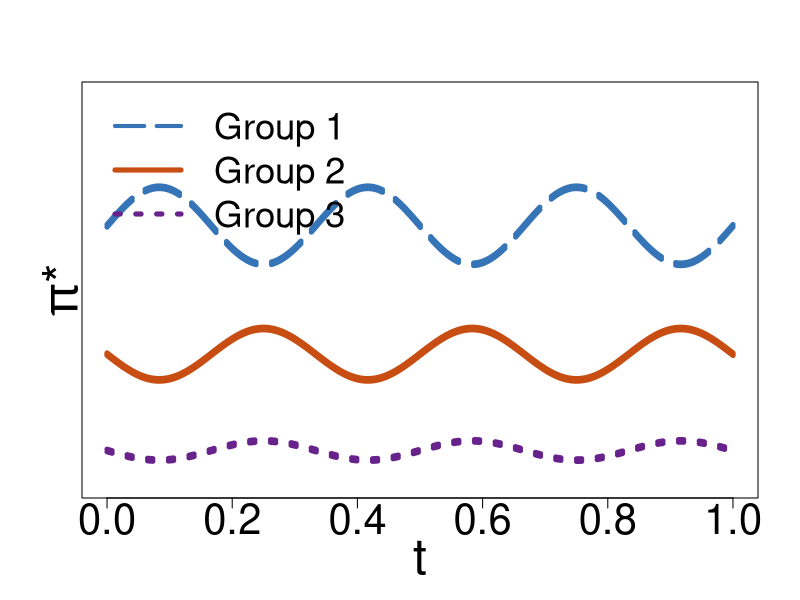
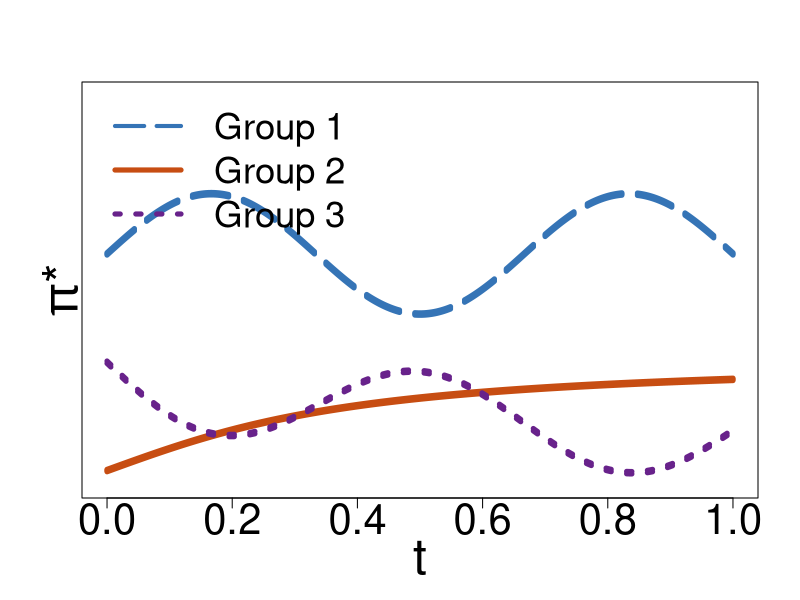

Source code (R) for these figures, in order:
###############################
# User-adjustable parameters  #
###############################
# Text / scaling (mirrors simulation--structure/simuPlot.R)
BASE_CEX    <- 1.5   # overall scaling via par(cex=...)
AXIS_CEX    <- 2.5   # axis tick label size
LAB_CEX     <- 3     # axis label size
LEGEND_CEX  <- 2.2   # legend text size
TITLE_CEX   <- 3.0   # (reserved)
YLABEL_LINE <- 0     # line offset for y-axis label
FONT_FAMILY <- "Times"  # set to desired font family (e.g., 'Times', 'Helvetica', 'Arial'); NULL for default

# Line widths
LWD_GROUP1       <- 4   # first group (unique style)
LWD_GROUP_OTHERS <- 5   # other groups / bands
LWD_LEGEND       <- 3   # legend key width

# Output device size
PDF_WIDTH  <- 8
PDF_HEIGHT <- 7.5

# Colors
COL_GROUP1 <- '#3574b6'
COL_GROUP2 <- '#c74d12'
COL_GROUP3 <- 'darkorchid4'

# Sequence resolution (can change for smoother lines)
SEQ_BY <- 0.001   # previously 0.008; set smaller for smoother curves

# Whether to save to PDF (set FALSE if you just want interactive plots)
SAVE_PDF <- TRUE

###############################
# Setup                       #
###############################
op <- par(cex = BASE_CEX, family = FONT_FAMILY)
if (!dir.exists('plt')) dir.create('plt', recursive = TRUE)
setlwd <- LWD_GROUP_OTHERS  # keep legacy variable name used below

###############################
# Plot 1 (simu1)              #
###############################
if (SAVE_PDF) pdf('plt/simu1.pdf', width = PDF_WIDTH, height = PDF_HEIGHT, family = FONT_FAMILY)

xx  <- seq(0, 1, SEQ_BY)
yy1 <- 0.2 + 0.03*sin(6*pi*xx)
yy1p <- yy1 + 0.001
yy1n <- yy1 - 0.001
yy2 <- 0.1 - 0.02*sin(6*pi*xx)
yy2p <- yy2 + 0.001
yy2n <- yy2 - 0.001
yy3  <- (rep(1,length(xx)) - 3*yy1 - 3*yy2)/4
yy3p <- yy3 + 0.001
yy3n <- yy3 - 0.001

plot(1,1,xlim=c(0,1),ylim=c(0,0.3),type='n',
     las=1,xlab='t',ylab='', cex.axis=AXIS_CEX, cex.lab=LAB_CEX, yaxt='n')
# Following mirrors the original style: use the +/- bands instead of central line
lines(xx, yy1p, lty=5, col=COL_GROUP1, lwd=setlwd)
lines(xx, yy1n, lty=5, col=COL_GROUP1, lwd=setlwd)
lines(xx, yy2,  lty=1, col=COL_GROUP2, lwd=setlwd)
lines(xx, yy2p, lty=1, col=COL_GROUP2, lwd=setlwd)
lines(xx, yy2n, lty=1, col=COL_GROUP2, lwd=setlwd)
lines(xx, yy3p, lty=3, col=COL_GROUP3, lwd=setlwd)
lines(xx, yy3n, lty=3, col=COL_GROUP3, lwd=setlwd)
title(ylab=expression(paste(pi,"*")), line=YLABEL_LINE, cex.lab=LAB_CEX)

legend(x='topleft',
       legend=c('Group 1','Group 2','Group 3'),
       lty=c(5,1,3),
       lwd=c(LWD_GROUP1, LWD_GROUP_OTHERS, LWD_GROUP_OTHERS),
       col=c(COL_GROUP1, COL_GROUP2, COL_GROUP3),
       bty='n',
       cex=LEGEND_CEX)
if (SAVE_PDF) dev.off()

###############################
# Plot 2 (simu2)              #
###############################
if (SAVE_PDF) pdf('plt/simu2.pdf', width = PDF_WIDTH, height = PDF_HEIGHT, family = FONT_FAMILY)

pert <- 0.001
xx  <- seq(0,1,SEQ_BY)
yy1 <- 0.19 + 0.05*sin(3*pi*xx)
yy1p <- yy1 + pert
yy1n <- yy1 - pert
yy2 <- 0.01 + 0.06*atan(pi*xx)
yy2p <- yy2 + pert
yy2n <- yy2 - pert
yy3p <- (rep(1,length(xx)) - 3*yy1 - 3*yy2)/4 + pert
yy3n <- (rep(1,length(xx)) - 3*yy1 - 3*yy2)/4 - pert

plot(1,1,xlim=c(0,1),ylim=c(0,0.32),type='n',
     las=1,xlab='t',ylab='', cex.axis=AXIS_CEX, cex.lab=LAB_CEX, yaxt='n')
lines(xx, yy1,  lty=5, col=COL_GROUP1, lwd=setlwd)
lines(xx, yy1p, lty=5, col=COL_GROUP1, lwd=setlwd)
lines(xx, yy1n, lty=5, col=COL_GROUP1, lwd=setlwd)
lines(xx, yy2,  lty=1, col=COL_GROUP2, lwd=setlwd)
lines(xx, yy2p, lty=1, col=COL_GROUP2, lwd=setlwd)
lines(xx, yy2n, lty=1, col=COL_GROUP2, lwd=setlwd)
lines(xx, yy3p, lty=3, col=COL_GROUP3, lwd=setlwd)
lines(xx, yy3n, lty=3, col=COL_GROUP3, lwd=setlwd)
title(ylab=expression(paste(pi,"*")), line=YLABEL_LINE, cex.lab=LAB_CEX)

legend(x='topleft',
       legend=c('Group 1','Group 2','Group 3'),
       lty=c(5,1,3),
       lwd=c(LWD_GROUP1, LWD_GROUP_OTHERS, LWD_GROUP_OTHERS),
       col=c(COL_GROUP1, COL_GROUP2, COL_GROUP3),
       bty='n',
       cex=LEGEND_CEX)
if (SAVE_PDF) dev.off()

# Restore original par if needed later
par(op)